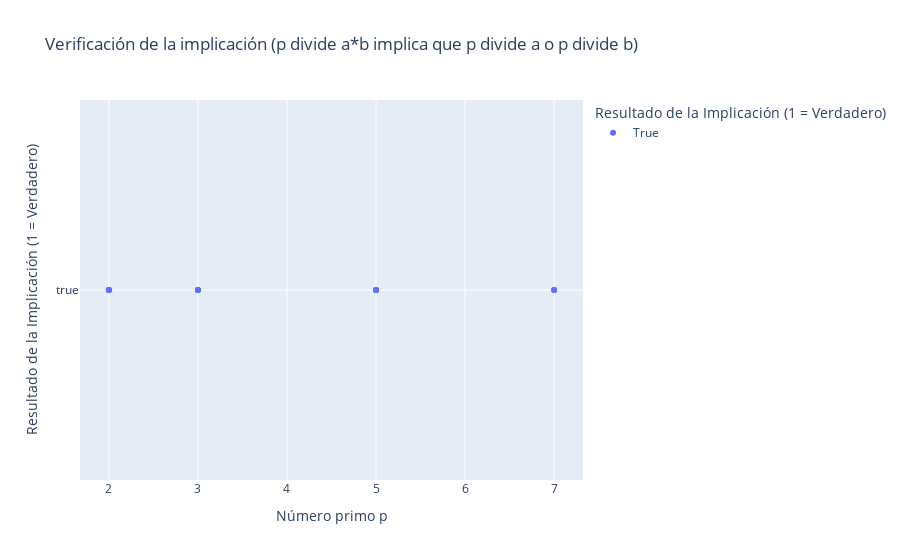

Notebook code for this chart:
### Code cell
# Gráfica usando matplotlib para ilustrar que la implicación es siempre verdadera
fig, ax = plt.subplots(figsize=(10, 5))
ax.plot(df['Primo p'], df['Implica'], 'o', label='Implica (True = 1, False = 0)')
ax.set_xlabel('Número primo p')
ax.set_ylabel('Resultado de la Implicación')
ax.set_title('Verificación de la implicación para diferentes valores de p y (a, b)')
plt.grid(alpha = 0.4)
plt.legend()
plt.show()

# Visualización interactiva con plotly
fig_plotly = px.scatter(df, x='Primo p', y='Implica', color='Implica',
                        title='Verificación de la implicación (p divide a*b implica que p divide a o p divide b)',
                        labels={'Primo p':'Número primo p', 'Implica':'Resultado de la Implicación (1 = Verdadero)'})
fig_plotly.show()

### Figure 1 — Plotly figure (JSON) as saved in the notebook; plotly's stock layout.template omitted (floating-point values rounded to 4 significant figures)
{"data": [{"hovertemplate": "Resultado de la Implicación (1 = Verdadero)=%{y}<br>Número primo p=%{x}<extra></extra>", "legendgroup": "True", "marker": {"color": "#636efa", "symbol": "circle"}, "mode": "markers", "name": "True", "orientation": "h", "showlegend": true, "type": "scatter", "x": [2, 2, 2, 2, 3, 3, 3, 5, 5, 5, 7, 7], "xaxis": "x", "y": [true, true, true, true, true, true, true, true, true, true, true, true], "yaxis": "y"}], "layout": {"legend": {"title": {"text": "Resultado de la Implicación (1 = Verdadero)"}, "tracegroupgap": 0}, "title": {"text": "Verificación de la implicación (p divide a*b implica que p divide a o p divide b)"}, "xaxis": {"anchor": "y", "domain": [0, 1], "title": {"text": "Número primo p"}}, "yaxis": {"anchor": "x", "categoryarray": [true], "categoryorder": "array", "domain": [0, 1], "title": {"text": "Resultado de la Implicación (1 = Verdadero)"}}}}
